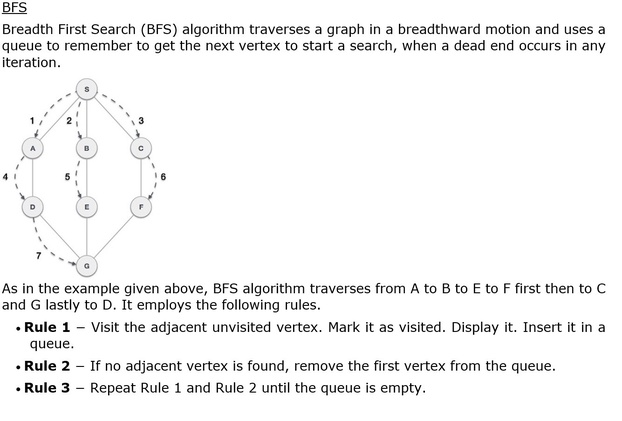
#> input picture BFS_1.jpg, 622 x 421 px, shrunk from 1335 x 903 before the run
$ python bfs.py
#> lines starting #> are read from the running program, lines starting #| are printed output that depends on the picture
import networkx as nx
import matplotlib.pyplot as plt
from tkinter import messagebox
from tkinter import *
import os
import time
from PIL import Image


#BFS traversal
def BFS(G, source, pos):
	visited = [False]*(len(G.nodes()))
	queue = []
	queue.append(source)
	visited[source] = True
	str1=' , '.join(str(e) for e in visited)
	str2=' , '.join(str(e) for e in queue)
	messagebox.showinfo("Initial Tables","queue :  { "+str2+" }\n\nVisted :\n{ "+str1+" }")
	while queue:
		curr_node = queue.pop(0)
		print(curr_node)
		for i in G[curr_node]:  #iterates through all the possible vertices adjacent to the curr_node
			if visited[i] == False:
				queue.append(i)
				visited[i] = True
				str3=' , '.join(str(e) for e in visited)
				str4=' , '.join(str(e) for e in queue)
				messagebox.showinfo("Initial Tables","Current node Selected: "+str(curr_node)+ "\nqueue :  { "+str4+" }\n\nVisted :\n{ "+str3+" }")
				nx.draw_networkx_edges(G, pos, edgelist = [(curr_node,i)], width = 2.5, alpha = 0.6, edge_color = 'r')
				#plt.waitforbuttonpress()
				plt.pause(1)

	return


#takes input from the file and creates a weighted graph
def CreateGraph():
	G = nx.DiGraph()
	f = open('bfsinput.txt')
	n = int(f.readline())
	wtMatrix = []
	for i in range(n):
		list1 = list(map(int, (f.readline()).split()))
		wtMatrix.append(list1)
	source = int(f.readline()) #source vertex from where BFS has to start
	#Adds egdes along with their weights to the graph
	for i in range(n):
		for j in range(n):
			if wtMatrix[i][j] > 0:
					G.add_edge(i, j, length = wtMatrix[i][j])
	return G, source


#draws the graph and displays the weights on the edges
def DrawGraph(G):
	pos = nx.spring_layout(G)
	nx.draw(G, pos, with_labels = True)  #with_labels=true is to show the node number in the output graph
	edge_labels = dict([((u,v,), d['length']) for u, v, d in G.edges(data = True)])
	nx.draw_networkx_edge_labels(G, pos, edge_labels = edge_labels, label_pos = 0.3, font_size = 11) #prints weight on all the edges
	return pos


#main function
if __name__== "__main__":
	image=Image.open('BFS_1.jpg')
#> image is the input picture: PIL image 622x421 RGB; mean R, G, B 244.1, 244.1, 244.1
	image.show()
	image=Image.open('BFS_2.jpg')
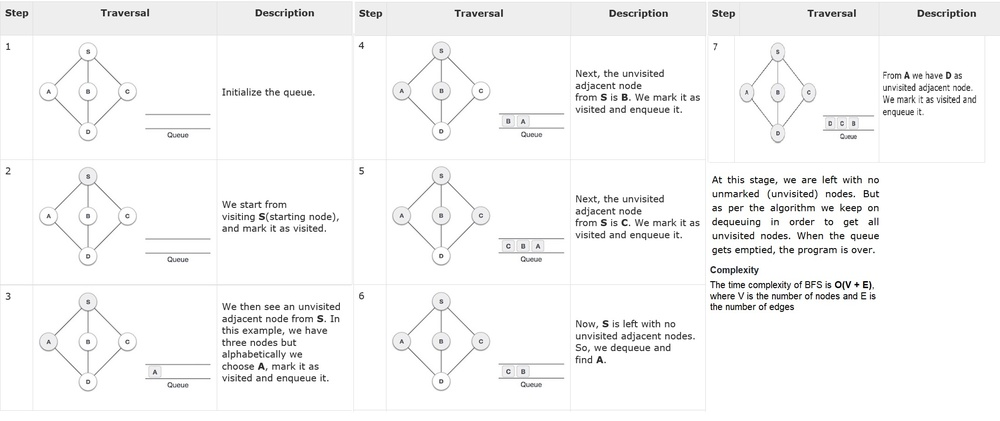
#> input picture BFS_2.jpg, 1000 x 421 px, shrunk from 2145 x 903 before the run
#> image is the input picture: PIL image 1000x421 RGB; mean R, G, B 246.5, 246.5, 246.5
	image.show()
	time.sleep(5)
	cmd="bfsinput.txt"
	os.system('helper.py %s'% (cmd))
	G,source = CreateGraph()
#> (reads bfsinput.txt from the repository)
	pos = DrawGraph(G)
	BFS(G, source, pos)
#> the loop in BFS, `while queue:` made 4 passes
#> pass 1, in BFS, `plt.pause(1)`:
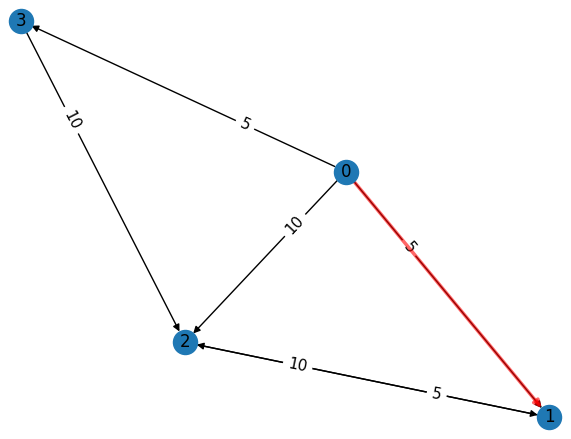
#> figure drawn by matplotlib, 1 panel
	plt.show()
